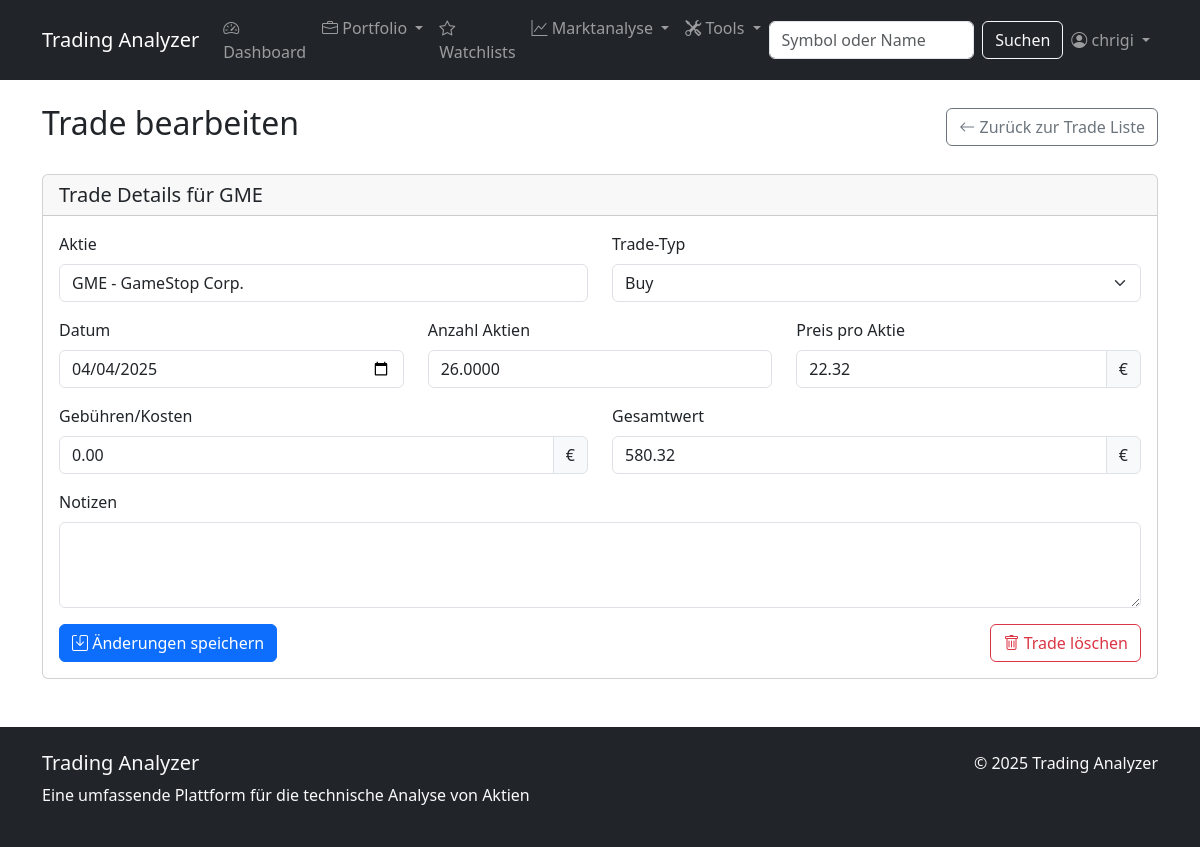
Page /trade/1/edit/ (signed in) on the committed database.
### stock_analyzer/models.py (models this page shows, shortened)
class Trade(models.Model):
    TRADE_TYPES = (
        ('BUY', 'Buy'),
        ('SELL', 'Sell'),
        ('DIVIDEND', 'Dividend'),
        ('SPLIT', 'Stock Split'),
        ('TRANSFER_IN', 'Transfer In'),
        ('TRANSFER_OUT', 'Transfer Out'),
    )
    portfolio = models.ForeignKey(Portfolio, on_delete=models.CASCADE, related_name='trades')
    stock = models.ForeignKey(Stock, on_delete=models.CASCADE, related_name='trades')
    trade_type = models.CharField(max_length=15, choices=TRADE_TYPES)
    date = models.DateField()
    shares = models.DecimalField(max_digits=10, decimal_places=4)
    price = models.DecimalField(max_digits=10, decimal_places=2)
    fees = models.DecimalField(max_digits=8, decimal_places=2, default=0)
    total_value = models.DecimalField(max_digits=12, decimal_places=2)
    notes = models.TextField(blank=True, null=True)
    created_at = models.DateTimeField(auto_now_add=True)

class Stock(models.Model):
    symbol = models.CharField(max_length=10, unique=True)
    name = models.CharField(max_length=100)
    sector = models.CharField(max_length=100, null=True, blank=True)
    last_updated = models.DateTimeField(auto_now=True)

### stock_analyzer/views.py (the view, shortened to what this page needs)
# urls.py: path('trade/<int:trade_id>/edit/', views.trade_edit, name='trade_edit'),
@login_required
def trade_edit(request, trade_id):
    trade = get_object_or_404(Trade, id=trade_id, portfolio__user=request.user)
    portfolio = trade.portfolio
    context = {
        'trade': trade,
        'portfolio': portfolio,
        'trade_types': Trade.TRADE_TYPES
    }
    return render(request, 'stock_analyzer/portfolio/trade_edit.html', context)

### stock_analyzer/templates/stock_analyzer/portfolio/trade_edit.html (shortened to what this page needs)
{% extends 'stock_analyzer/base.html' %}
{% block content %}
<div class="d-flex justify-content-between align-items-center mb-4">
    <h2>Trade bearbeiten</h2>
    <a href="{% url 'trade_list' portfolio.id %}" class="btn btn-outline-secondary">
        <i class="bi bi-arrow-left"></i> Zurück zur Trade Liste
    </a>
</div>
<div class="card">
    <div class="card-header">
        <h5 class="mb-0">Trade Details für {{ trade.stock.symbol }}</h5>
    </div>
    <div class="card-body">
        <form method="post">
            <div class="row mb-3">
                <div class="col-md-6">
                    <label for="stock_symbol" class="form-label">Aktie</label>
                    <input type="text" class="form-control" value="{{ trade.stock.symbol }} - {{ trade.stock.name }}" readonly>
                </div>
                <div class="col-md-6">
                    <label for="trade_type" class="form-label">Trade-Typ</label>
                    <select class="form-select" id="trade_type" name="trade_type" required>
                        {% for code, name in trade_types %}
                            <option value="{{ code }}" {% if trade.trade_type == code %}selected{% endif %}>{{ name }}</option>
                        {% endfor %}
                    </select>
                </div>
            </div>
            <div class="row mb-3">
                <div class="col-md-4">
                    <label for="date" class="form-label">Datum</label>
                    <input type="date" class="form-control" id="date" name="date"
                           value="{{ trade.date|date:'Y-m-d' }}" required>
                </div>
                <div class="col-md-4">
                    <label for="shares" class="form-label" id="shares_label">Anzahl Aktien</label>
                    <input type="number" class="form-control" id="shares" name="shares"
                           step="0.0001" min="0.0001" value="{{ trade.shares }}" required>
                </div>
                <div class="col-md-4">
                    <label for="price" class="form-label" id="price_label">Preis pro Aktie</label>
                    <div class="input-group">
                        <input type="number" class="form-control" id="price" name="price"
                               step="0.01" min="0.01" value="{{ trade.price }}" required>
                        <span class="input-group-text">€</span>
                    </div>
                </div>
            </div>
            <div class="row mb-3">
                <div class="col-md-6">
                    <label for="fees" class="form-label">Gebühren/Kosten</label>
                    <div class="input-group">
                        <input type="number" class="form-control" id="fees" name="fees"
                               step="0.01" min="0" value="{{ trade.fees }}">
                        <span class="input-group-text">€</span>
                    </div>
                </div>
                <div class="col-md-6">
                    <label for="total" class="form-label">Gesamtwert</label>
                    <div class="input-group">
                        <input type="text" class="form-control" id="total" value="{{ trade.total_value }}" readonly>
                        <span class="input-group-text">€</span>
                    </div>
                </div>
            </div>
            <div class="mb-3">
                <label for="notes" class="form-label">Notizen</label>
                <textarea class="form-control" id="notes" name="notes" rows="3">{{ trade.notes }}</textarea>
            </div>
            <div class="d-flex justify-content-between">
                <button type="submit" class="btn btn-primary">
                    <i class="bi bi-save"></i> Änderungen speichern
                </button>
                <a href="{% url 'trade_delete' trade.id %}" class="btn btn-outline-danger">
                    <i class="bi bi-trash"></i> Trade löschen
                </a>
            </div>
        </form>
    </div>
</div>
{% endblock %}

### stock_analyzer/templates/stock_analyzer/base.html (shortened to what this page needs)
<!DOCTYPE html>
<html lang="de">
<head>
    <link href="https://cdn.jsdelivr.net/npm/bootstrap@5.3.0/dist/css/bootstrap.min.css" rel="stylesheet">
    <link rel="stylesheet" href="https://cdn.jsdelivr.net/npm/bootstrap-icons@1.11.0/font/bootstrap-icons.css">
</head>
<body>
    <nav class="navbar navbar-expand-lg navbar-dark bg-dark">
    <div class="container">
        <a class="navbar-brand" href="{% url 'index' %}">Trading Analyzer</a>
        <div class="collapse navbar-collapse" id="navbarNav">
            <ul class="navbar-nav me-auto">
                <li class="nav-item">
                    <a class="nav-link" href="{% url 'index' %}">
                        <i class="bi bi-speedometer2"></i> Dashboard
                    </a>
                </li>
                {% if user.is_authenticated %}
                <li class="nav-item dropdown">
                    <a class="nav-link dropdown-toggle" href="#" id="portfolioDropdown" role="button" data-bs-toggle="dropdown">
                        <i class="bi bi-briefcase"></i> Portfolio
                    </a>
                </li>
                {% endif %}
                {% if user.is_authenticated %}
                <li class="nav-item">
                    <a class="nav-link" href="{% url 'my_watchlists' %}">
                        <i class="bi bi-star"></i> Watchlists
                    </a>
                </li>
                {% endif %}
                <li class="nav-item dropdown">
                    <a class="nav-link dropdown-toggle" href="#" id="marketDropdown" role="button" data-bs-toggle="dropdown">
                        <i class="bi bi-graph-up"></i> Marktanalyse
                    </a>
                </li>
                {% if user.is_authenticated %}
                <li class="nav-item dropdown">
                    <a class="nav-link dropdown-toggle" href="#" id="toolsDropdown" role="button" data-bs-toggle="dropdown">
                        <i class="bi bi-tools"></i> Tools
                    </a>
                </li>
                {% endif %}
            </ul>
            <form class="d-flex" action="{% url 'search_stocks' %}" method="get" id="search-form">
                <input class="form-control me-2" type="search" placeholder="Symbol oder Name" name="q" id="search-input">
                <button class="btn btn-outline-light" type="submit">Suchen</button>
            </form>
            <ul class="navbar-nav ms-auto">
                {% if user.is_authenticated %}
                <li class="nav-item dropdown">
                    <a class="nav-link dropdown-toggle" href="#" id="navbarDropdown" role="button" data-bs-toggle="dropdown">
                        <i class="bi bi-person-circle"></i> {{ user.username }}
                    </a>
                </li>
                {% endif %}
            </ul>
        </div>
    </div>
</nav>
    <div class="container mt-4">
        {% block content %}{% endblock %}
    </div>
    <footer class="bg-dark text-light py-4 mt-5">
        <div class="container">
            <div class="row">
                <div class="col-md-6">
                    <h5>Trading Analyzer</h5>
                    <p>Eine umfassende Plattform für die technische Analyse von Aktien</p>
                </div>
                <div class="col-md-6 text-md-end">
                    <p>&copy; {% now "Y" %} Trading Analyzer</p>
                </div>
            </div>
        </div>
    </footer>
</body>
</html>

### rows in the picture
Trade: stock.symbol "GME", stock.symbol "GME - GameStop Corp.", trade_type "Buy", date "04/04/2025", shares "26.0000", price "22.32", fees "0.00", total_value "580.32"

### other values in the picture
{{ user.username }} "chrigi"
